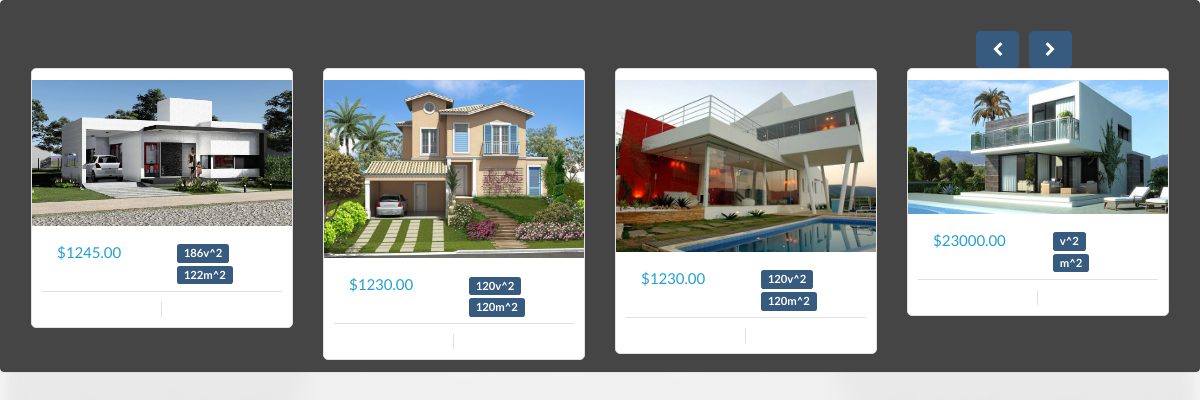
Screenshot of /HouseMate2_2/adminhomepage.php with the database file from the repository.
### tables this page shows
CREATE TABLE IF NOT EXISTS `inmueble` (
  `IdInmueble` varchar(5) NOT NULL,
  `Dueno` varchar(5) DEFAULT NULL,
  `Direccion` varchar(140) NOT NULL,
  `Descripcion` varchar(140) NOT NULL,
  `VentaRenta` int(1) NOT NULL,
  `Tipopropiedad` int(1) NOT NULL,
  `Precio` varchar(20) NOT NULL,
  `Imagen` varchar(100) NOT NULL,
  `DescDire` text,
  `estado` varchar(1) NOT NULL,
  `areadeterreno` varchar(15) NOT NULL,
  `areadeconstruc` varchar(15) NOT NULL,
  `aprovado` varchar(1) NOT NULL,
  `age` varchar(2) NOT NULL,
  `valuo1` varchar(15) NOT NULL,
  `valuo2` varchar(15) NOT NULL,
  `total` varchar(20) NOT NULL,
  `remaining` varchar(2) NOT NULL,
  `perito` varchar(5) NOT NULL
);

CREATE TABLE IF NOT EXISTS `tbusuario` (
  `idUsuario` varchar(5) NOT NULL DEFAULT '',
  `nombre` varchar(20) DEFAULT NULL,
  `apellido` varchar(20) DEFAULT NULL,
  `fechanac` date NOT NULL,
  `correo` varchar(50) DEFAULT NULL,
  `usuario` varchar(20) DEFAULT NULL,
  `contra` varchar(120) DEFAULT NULL,
  `tipo` int(1) DEFAULT NULL,
  `image` varchar(50) DEFAULT NULL
);

### HouseMate2_2/Call/housein.php (the view, shortened to what this page needs)
<?php
$quero = "SELECT * FROM inmueble ORDER BY IdInmueble DESC LIMIT 8";
$cs = mysql_query($quero);
$count = 0;
while($row=mysql_fetch_array($cs))
{
	switch($count)
	{
		case 0:
			echo "<div class='item active'><div class='row'>";
		break;
	}
	$var = "";
switch($row['VentaRenta'])
{
	case 1:
	$var = $lang['Renta'];
	break;
	case 2:
	$var = $lang['Venta'];
	break;
}
echo "<div class='col-sm-3'>
		<div class='col-item'>
        <div class='row'>
			<h5 class='text-center'>";
    echo "</div></h5>
				<div class='photo'>
					<img src='".$row['Imagen']."' class='limitante img-responsive' alt='a' />
				</div>
				<div class='info'>
					<div class='row'>
						<div class='price col-md-6'>
							<h5>
								$var</h5>
							<h5 class='price-text-color'>
								$".$row['Precio'].".00</h5>
						</div>
						<div class='col-md-6'>
							<h5><label class='label label-primary'>".$lang['lot']." ".$row['areadeterreno']."v^2</label></h5>
                            <h5><label class='label label-primary'>".$lang['Constr']." ".$row['areadeconstruc']."m^2</label></h5>
						</div>
					</div>
					<div class='separator clear-left'>
						<p class='btn-add'>"
						;
						$dueno = "SELECT * FROM tbusuario WHERE idUsuario ='".$row['Dueno']."'";
						$dueno_con = mysql_query($dueno);
						while($row2 = mysql_fetch_array($dueno_con)){
						echo "<i class='fa fa-shopping-cart'></i><a href='perfil.php?usuario=".$row2['usuario']."' class='hidden-sm'>".$lang['Ca1']."</a></p>";
						}
						echo"
						<p class='btn-details'>
							<i class='fa fa-list'></i><a href='inmueble.php?IdInmueble=".$row['IdInmueble']."&tip=".$_SESSION['tip']."' class='hidden-sm'>".$lang['Ca2']."</a></p>
					</div>
					<div class='clearfix'>
					</div>
				</div>
			</div>
		</div>";
		$count++;
}
?>

### HouseMate2_2/css/appeal.css (style rules this page uses)
.col-item { border: 1px solid #E1E1E1; border-radius: 5px; background: #FFF; }
.col-item .photo img { margin: 0 auto; width: 100%; }
.col-item .info { padding: 10px; border-radius: 0 0 5px 5px; margin-top: 1px; }
.col-item .price { float: left; margin-top: 5px; }
.col-item .price h5 { line-height: 20px; margin: 0; }
.price-text-color { color: #219FD1; }
.col-item .separator { border-top: 1px solid #E1E1E1; }
.clear-left { clear: left; }
.col-item .separator p { line-height: 20px; margin-bottom: 0; margin-top: 10px; text-align: center; }
.col-item .separator p i { margin-right: 5px; }
.col-item .btn-add { width: 50%; float: left; }
.col-item .btn-add { border-right: 1px solid #E1E1E1; }
.col-item .btn-details { width: 50%; float: left; padding-left: 10px; }

### HouseMate2_2/css/intro.css (style rules this page uses)
#intro { font-family: "Lato","Helvetica Neue",Helvetica,Arial,sans-serif; font-size: 15px; line-height: 1.42857143; height: 100%; }
#intro:before { position:fixed; z-index: -1; background: url(http://www.permanenttrust.co.za/wp-content/uploads/2014/08/property-news-img3.jpg) no-repeat; background-size: cover; }

### rows the page displays
inmueble: Imagen (picture), Precio "1245", areadeterreno "186", areadeconstruc "122"
inmueble: Imagen (picture), Precio "1230", areadeterreno "120", areadeconstruc "120"
inmueble: Imagen (picture), Precio "1230", areadeterreno "120", areadeconstruc "120"
inmueble: Imagen (picture), Precio "23000"
